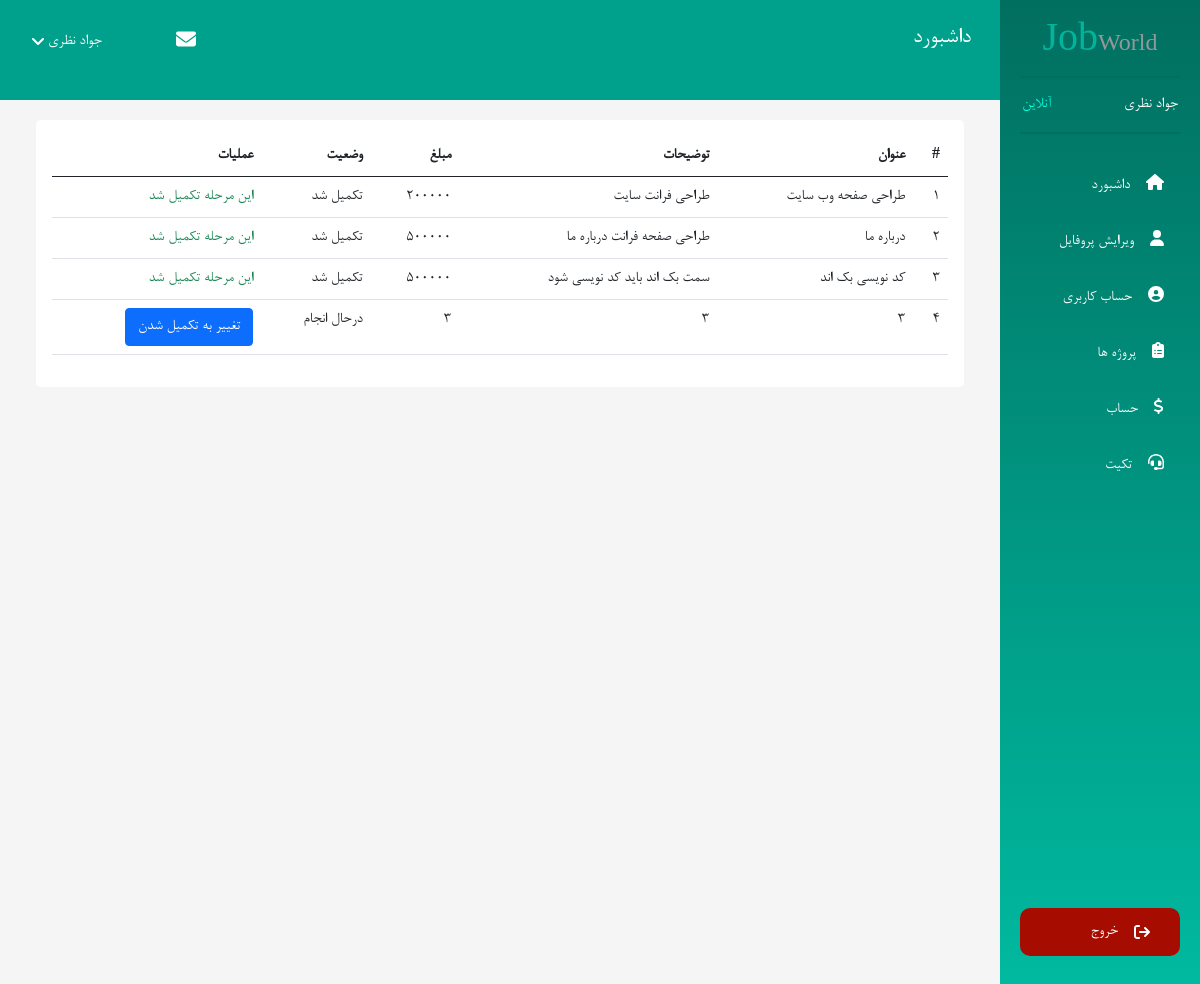
/jobWorld/panel/milestones/13/user/27 (signed in), run on the app's committed database.
### tables this page shows
CREATE TABLE `users` (
  `id` int(10) UNSIGNED NOT NULL,
  `email` varchar(255) NOT NULL,
  `username` varchar(255) NOT NULL,
  `first_name` varchar(255) NOT NULL,
  `last_name` varchar(255) NOT NULL,
  `phone_number` varchar(15) NOT NULL,
  `city` varchar(120) DEFAULT NULL,
  `about` text DEFAULT NULL,
  `expertise_title` varchar(255) DEFAULT NULL,
  `number_shaba` varchar(255) DEFAULT NULL,
  `account_balance` int(11) NOT NULL DEFAULT 0,
  `remember_tokens` varchar(255) DEFAULT NULL,
  `password` text NOT NULL,
  `permission` enum('admin','user') NOT NULL DEFAULT 'user',
  `activity_user` enum('freelancer','employer') NOT NULL DEFAULT 'freelancer',
  `image` text DEFAULT NULL,
  `verify_token` text DEFAULT NULL,
  `is_active` tinyint(4) NOT NULL DEFAULT 0 COMMENT 'enable => 1 , desable => 0',
  `forgot_token` text DEFAULT NULL,
  `forgot_token_expire` text DEFAULT NULL,
  `created_at` datetime NOT NULL,
  `updated_at` datetime DEFAULT NULL
);

CREATE TABLE `milestones` (
  `id` int(11) UNSIGNED NOT NULL,
  `project_id` int(11) UNSIGNED NOT NULL,
  `name` varchar(255) NOT NULL,
  `description` text DEFAULT NULL,
  `amount` decimal(10,0) NOT NULL,
  `status` tinyint(4) NOT NULL DEFAULT 1 COMMENT '1 => pending , 2 => doing , 3 => completed',
  `created_at` datetime NOT NULL,
  `updated_at` datetime DEFAULT NULL
);

### activites/User/User.php (called while the page is built, shortened)
<?php
class User
{
    public function milestones($projectId, $freelancerId)
    {
        $db = new Database();
        $user = $db->select("SELECT * FROM users WHERE id=?", $_SESSION['user'][0])->fetch();
        $milestones = $db->select("SELECT * FROM milestones WHERE project_id={$projectId}")->fetchAll();
        require_once(BASE_PATH . '/tamplate/User/milestones.php');
    }
}

### index.php (called while the page is built, shortened)
<?php
function uri($reservedUrl, $class, $method, $requestMethod = 'GET')
{
    $currentUrl = explode('?', currentUrl())[0];
    $currentUrl =  str_replace(CURRENT_DOMAIN, '', $currentUrl);
    $currentUrl = trim($currentUrl, '/');
    $currentUrlArray = explode('/', $currentUrl);
    $currentUrlArray = array_filter($currentUrlArray);
    $reservedUrl = trim($reservedUrl, '/');
    $reservedUrlArray = explode('/', $reservedUrl);
    $reservedUrlArray = array_filter($reservedUrlArray);
    if (sizeof($currentUrlArray) != sizeof($reservedUrlArray) || methodFiled() != $requestMethod) {
        return false;
    }
    $parameters = [];
    for ($key = 0; $key < sizeof($currentUrlArray); $key++) {
        if ($reservedUrlArray[$key][0] == '{' && $reservedUrlArray[$key][strlen($reservedUrlArray[$key]) - 1] == "}") {
            array_push($parameters, $currentUrlArray[$key]);
        } else if ($reservedUrlArray[$key] !== $currentUrlArray[$key]) {
            return false;
        }
    }
    $object = new $class;
    call_user_func_array(array($object, $method), $parameters);
    exit();
}
require_once('activites/User/User.php');
require_once('database/Database.php');
function protocol()
{
    return stripos($_SERVER['SERVER_PROTOCOL'], 'https') === true ? 'https://' : 'http://';
}
function currentDomain()
{
    return protocol() . $_SERVER['HTTP_HOST'];
}
function asset($src)
{
    return trim(CURRENT_DOMAIN, '/ ') . '/' . trim($src, '/ ');
}
function url($url)
{
    return trim(CURRENT_DOMAIN, '/ ') . '/' . trim($url, '/ ');
}
function currentUrl()
{
    return trim(currentDomain(), '/ ') . $_SERVER['REQUEST_URI'];
}
function methodFiled()
{
    return $_SERVER['REQUEST_METHOD'];
}
uri('panel/milestones/{id}/user/{id}', 'User\User', 'milestones');

### database/Database.php (called while the page is built, shortened)
<?php
class Database
{
    private $connection;
    private $dbHost = DB_HOST;
    private $dbUsername = DB_USERNAME;
    private $dbPassword = DB_PASSWORD;
    private $dbName = DB_NAME;
    private $options = array(PDO::ATTR_ERRMODE => PDO::ERRMODE_EXCEPTION, PDO::ATTR_DEFAULT_FETCH_MODE => PDO::FETCH_ASSOC, PDO::MYSQL_ATTR_INIT_COMMAND => 'SET NAMES utf8');
    public function __construct()
    {
        try {
            $this->connection = new PDO('mysql:host=' . $this->dbHost . ';dbname=' . $this->dbName, $this->dbUsername, $this->dbPassword, $this->options);
        } catch (PDOException $e) {
            echo 'error -> ' . $e->getMessage();
            exit();
        }
    }
    public function select($sql, $values = null)
    {
        try {
            $stmt = $this->connection->prepare($sql);
            if ($values == null) {
                $stmt->execute();
            } else {
                $stmt->execute([$values]);
            }
            return $stmt;
        } catch (PDOException $e) {
            echo 'error -> ' . $e->getMessage();
            return false;
        }
    }
}

### tamplate/User/milestones.php (the view, shortened to what this page needs)
<?php require_once(BASE_PATH . '/tamplate/User/layouts/header.php') ?>
<section class="user-account">
    <div class="row w-100 m-auto mt-5 p-0">
        <div class="col-xl-10 col-md-8 col-lg-8 me-auto mt-5">
            <div class="container">
                <?php if ($user['activity_user'] == 'employer') { ?>
                    <div class="bg-white rounded-3 p-3 mt-4">
                        <a href="<?= url('panel/create-milestones/') ?>" class="btn btn-success mb-4">ایجاد مرحله جدید</a>
                        <?php
                        $message = flash('escrowError');
                        $messageSuccess = flash('escrowSuccess');
                        if (!empty($message)) {
                        ?>
                            <div class="alert alert-danger  mt-2 p-1 fs-6 d-flex align-items-center gap-1 justify-content-center"
                                role="alert">
                                <i class="fa fa-close ms-1 bg-danger text-white rounded-circle"
                                    style="width: 15px; padding:2px"></i>
                                <span> <?= $message ?></span>
                            </div>
                        <?php } else if (!empty($messageSuccess)) { ?>
                            <div class="alert alert-success  mt-2 p-1 fs-6 d-flex align-items-center gap-1 justify-content-center"
                                role="alert">
                                <i class="fa fa-check ms-1 bg-success text-white rounded-circle"
                                    style="width: 15px; padding:2px"></i>
                                <span> <?= $messageSuccess ?></span>
                            </div>
                        <?php                      } ?>
                        <table class="table table-responsive">
                            <thead>
                                <tr>
                                    <th>#</th>
                                    <th>عنوان</th>
                                    <th>توضیحات</th>
                                    <th>مبلغ</th>
                                    <th>وضعیت</th>
                                    <th>عملیات</th>
                                </tr>
                            </thead>
                            <tbody>
                                <?php if (!empty($milestones)) {
                                    foreach ($milestones as $key => $item) {  ?>
                                        <tr>
                                            <td><?= $key + 1 ?></td>
                                            <td><?= $item['name'] ?></td>
                                            <td><?= $item['description'] ?></td>
                                            <td><?= $item['amount'] ?></td>
                                            <td><?php
                                                if ($item['status'] == 1) {
                                                    echo '<span class="text-warning">درحال انتظار</span>';
                                                } else if ($item['status'] == 2) {
                                                    echo '<span class="text-info">درحال انجام</span>';
                                                } else {
                                                    echo '<span class="text-success">تکمیل شد</span>';
                                                }
                                                ?></td>
                                            <td>
                                                <?php if ($item['status'] == 1) { ?>
                                                    <a href="<?= url("panel/store-escrow-milestones/{$item['id']}") ?>" class="btn btn-primary">واریز مبلغ به سایت</a>
                                                <?php } else { ?>
                                                    <a href="<?= url("panel/escrow-amount/{$item['id']}/project/{$item['project_id']}") ?>" class="btn btn-danger">آزاد سازی مبلغ</a>
                                                <?php } ?>
                                            </td>
                                        </tr>
                                <?php }
                                }
                                ?>
                            </tbody>
                        </table>
                    </div>
                <?php } else { ?>
                    <div class="bg-white rounded-3 p-3 mt-4">
                        <table class="table table-responsive">
                            <thead>
                                <tr>
                                    <th>#</th>
                                    <th>عنوان</th>
                                    <th>توضیحات</th>
                                    <th>مبلغ</th>
                                    <th>وضعیت</th>
                                    <th>عملیات</th>
                                </tr>
                            </thead>
                            <tbody>
                                <?php if (!empty($milestones)) {
                                    foreach ($milestones as $key => $item) {  ?>
                                        <tr>
                                            <td><?= $key + 1 ?></td>
                                            <td><?= $item['name'] ?></td>
                                            <td><?= $item['description'] ?></td>
                                            <td><?= $item['amount'] ?></td>
                                            <td><?php
                                                if ($item['status'] == 1) {
                                                    echo 'درحال انتظار';
                                                } else if ($item['status'] == 2) {
                                                    echo 'درحال انجام';
                                                } else {
                                                    echo 'تکمیل شد';
                                                }
                                                ?></td>
                                            <td>
                                                <?php if ($item['status'] == 2) { ?>
                                                    <a href="<?= url("panel/change-status-completed/{$item['id']}") ?>" class="btn btn-primary">تغییر به تکمیل شدن</a>
                                                <?php }
                                                if ($item['status'] == 3) { ?>
                                                    <span class="text-success">این مرحله تکمیل شد</span>
                                                <?php } ?>
                                            </td>
                                        </tr>
                                <?php }
                                }
                                ?>
                            </tbody>
                        </table>
                    </div>
                <?php } ?>
            </div>
        </div>
    </div>
</section>
<?php require_once(BASE_PATH . '/tamplate/User/layouts/footer.php') ?>

### tamplate/User/layouts/header.php (shortened to what this page needs)
<!DOCTYPE html>
<html lang="en">
<head>
    <link rel="stylesheet" href="<?= asset('public/css/all.min.css') ?>">
    <link rel="stylesheet" href="<?= asset('public/css/bootstrap.min.css') ?>">
    <link rel="stylesheet" href="<?= asset('public/css/user-panel.css') ?>">
    <link rel="stylesheet" href="<?= asset('public/css/responsive.css') ?>">
    <link rel="stylesheet" href="<?= asset('public/jalalidatepicker/persian-datepicker.min.css') ?>">
</head>
<body style="background-color: whitesmoke;">
    <nav class="navbar navbar-collapse p-0">
        <div class="row w-100 m-0">
            <div class="col-xl-2 col-md-4 col-lg-4 p-0 fixed-top">
                <div class="user-panel-sidebar  flex-column vh-100 d-none d-md-flex ">
                    <div class="logo">
                        <h3 class="text-center">Job<span>World</span></h3>
                    </div>
                    <div class="user-status d-flex  justify-content-between align-items-center">
                        <span class="text-white"><?= $user['first_name'] . ' ' . $user['last_name'] ?></span>
                        <span>آنلاین</span>
                    </div>
                    <div class="menu mt-4">
                        <ul class="list-unstyled pe-0">
                            <li class="nav-item"><a href=" <?= url('panel') ?>" class="nav-link text-white"><i
                                        class="fa fa-home ms-3"></i>داشبورد</a></li>
                            <li class="nav-item"><a href="<?= url('panel/account') ?>" class="nav-link text-white"><i
                                        class="fa fa-user ms-3"></i>ویرایش پروفایل</a></li>
                            <li class="nav-item"><a href="<?= url('panel/edit-profile') ?>"
                                    class="nav-link text-white"><i class="fa fa-user-circle ms-3"></i>حساب کاربری</a>
                            </li>
                            <?php if ($user['activity_user'] === 'freelancer') { ?>
                                <li class="nav-item"><a href="<?= url('show-projects') ?>" class="nav-link text-white"><i
                                            class="fa fa-clipboard-list ms-3"></i>پروژه ها</a></li>
                            <?php } ?>
                            <li class="nav-item"><a
                                    href="<?= url('panel/balance') ?>" class="nav-link text-white"><i
                                        class="fa fa-dollar ms-3"></i>حساب</a></li>
                            <li class="nav-item"><a
                                    href="<?= url('panel/ticket') ?>" class="nav-link text-white"><i
                                        class="fa fa-headset ms-3"></i>تکیت</a></li>
                        </ul>
                    </div>
                    <div class="btn-exit text-center d-flex align-items-end h-100 justify-content-center">
                        <ul class="list-unstyled pe-0 w-100">
                            <li class="nav-item ">
                                <a href="<?= url('logout/') ?>" class="nav-link d-flex align-items-center text-white"><i
                                        class="fa fa-sign-out ms-3"></i>خروج </a>
                            </li>
                        </ul>
                    </div>
                </div>
            </div>
            <div class="col-xl-10 col-md-8 col-lg-8 fixed-top me-auto nav-main p-0">
                <div class="row d-flex justify-content-between align-items-center mt-4">
                    <div class="col-2 col-sm-2 col-md-2">
                        <div class="title-nav d-none d-md-block">
                            <h4 class="text-white">داشبورد</h4>
                        </div>
                    </div>
                    <div class="col-6 col-sm-6 col-md-6 ms-4">
                        <div class="men-user d-flex align-items-center justify-content-end position-relative ">
                            <div class="message-notifiaction px-3 d-flex">
                                <a href="<?= url('panel/messages') ?>" class="text-white" data-bs-toggle="tooltip" data-bs-placement="bottom"
                                    title="پیام ها"><i class="fa fa-envelope fa-lg"></i></a>
                            </div>
                            <a class="list-info-show px-2 text-decoration-none text-white d-flex align-items-center"><?= $user['first_name'] . ' ' . $user['last_name'] ?><i
                                    class="fa fa-angle-down me-1"></i></a>
                        </div>
                    </div>
                </div>
            </div>
        </div>
    </nav>

### data on the page
users: first_name "جواد", last_name "نظری"
milestones: name "طراحی صفحه وب سایت", description "طراحی فرانت سایت", amount "200000", status "تکمیل شد"
milestones: name "درباره ما", description "طراحی صفحه فرانت درباره ما", amount "500000", status "تکمیل شد"
milestones: name "کد نویسی بک اند", description "سمت بک اند باید کد نویسی شود", amount "500000", status "تکمیل شد"
milestones: name "3", description "3", amount "3", status "درحال انجام"
